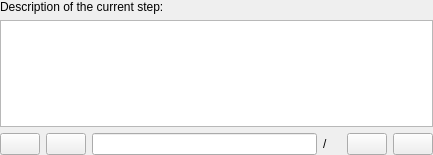
<ui version="4.0" >
 <class>HistoryWidget</class>
 <widget class="QWidget" name="HistoryWidget" >
  <property name="geometry" >
   <rect>
    <x>0</x>
    <y>0</y>
    <width>433</width>
    <height>155</height>
   </rect>
  </property>
  <layout class="QVBoxLayout" >
   <property name="margin" >
    <number>0</number>
   </property>
   <property name="spacing" >
    <number>6</number>
   </property>
   <item>
    <widget class="QLabel" name="label" >
     <property name="text" >
      <string>Description of the current step:</string>
     </property>
     <property name="wordWrap" >
      <bool>true</bool>
     </property>
    </widget>
   </item>
   <item>
    <widget class="QTextEdit" name="description" >
     <property name="horizontalScrollBarPolicy" >
      <enum>Qt::ScrollBarAlwaysOff</enum>
     </property>
     <property name="undoRedoEnabled" >
      <bool>false</bool>
     </property>
     <property name="readOnly" >
      <bool>true</bool>
     </property>
    </widget>
   </item>
   <item>
    <layout class="QHBoxLayout" >
     <property name="margin" >
      <number>0</number>
     </property>
     <property name="spacing" >
      <number>6</number>
     </property>
     <item>
      <widget class="QPushButton" name="buttonFirst" >
       <property name="toolTip" >
        <string>First step</string>
       </property>
       <property name="text" >
        <string/>
       </property>
       <property name="flat" >
        <bool>false</bool>
       </property>
      </widget>
     </item>
     <item>
      <widget class="QPushButton" name="buttonBack" >
       <property name="toolTip" >
        <string>One step back</string>
       </property>
       <property name="text" >
        <string/>
       </property>
       <property name="flat" >
        <bool>false</bool>
       </property>
      </widget>
     </item>
     <item>
      <widget class="KLineEdit" name="editStep" />
     </item>
     <item>
      <widget class="QLabel" name="label_2" >
       <property name="text" >
        <string>/</string>
       </property>
      </widget>
     </item>
     <item>
      <widget class="QLabel" name="labelSteps" >
       <property name="text" >
        <string/>
       </property>
      </widget>
     </item>
     <item>
      <widget class="QPushButton" name="buttonNext" >
       <property name="toolTip" >
        <string>One step forward</string>
       </property>
       <property name="text" >
        <string/>
       </property>
       <property name="flat" >
        <bool>false</bool>
       </property>
      </widget>
     </item>
     <item>
      <widget class="QPushButton" name="buttonLast" >
       <property name="toolTip" >
        <string>Last step</string>
       </property>
       <property name="text" >
        <string/>
       </property>
       <property name="flat" >
        <bool>false</bool>
       </property>
      </widget>
     </item>
    </layout>
   </item>
  </layout>
 </widget>
 <customwidgets>
  <customwidget>
   <class>KLineEdit</class>
   <extends>QLineEdit</extends>
   <header>klineedit.h</header>
   <container>0</container>
   <pixmap></pixmap>
  </customwidget>
 </customwidgets>
 <resources/>
 <connections/>
</ui>
